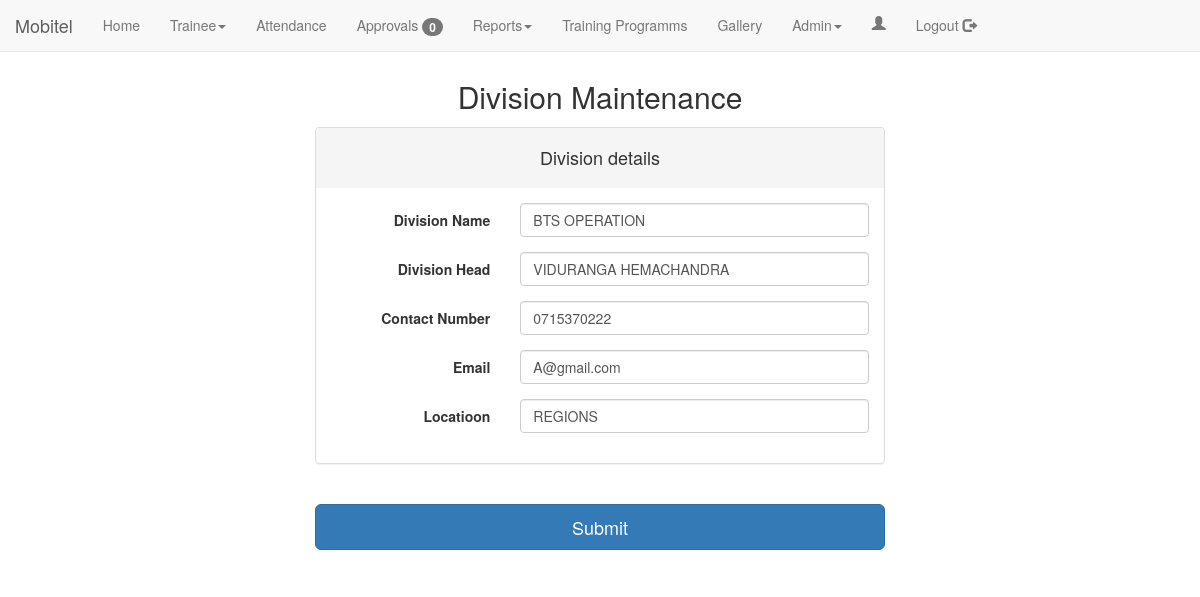
The page /divisionMaintenanceUpdate.php?id=1 (signed in) on the database its author committed.
### tables this page shows
CREATE TABLE IF NOT EXISTS `tbl_division` (
  `tblDivisionID` int(5) NOT NULL AUTO_INCREMENT,
  `Name` varchar(255) NOT NULL,
  `Division_Head` varchar(50) NOT NULL,
  `Contact_Number` varchar(10) NOT NULL,
  `Email` varchar(255) NOT NULL,
  `Location` varchar(50) NOT NULL,
  `flag` text NOT NULL,
  PRIMARY KEY (`tblDivisionID`)
);

### divisionMaintenanceUpdate.php (the view, shortened to what this page needs)
<?php include("db.php"); ?>
<?php
$DivName=$DivHead=$DivCon=$DivLoc=$DivMail="";
if (isset($_GET["id"])) {
    $sql = "SELECT * FROM tbl_division WHERE tblDivisionID='" . $_GET['id'] . "' ";
    $divi_data = $con->query($sql);
    if ($divi_data->num_rows == 1) {
        $row = mysqli_fetch_assoc($divi_data);
        $DivName = $row["Name"];
        $DivHead = $row["Division_Head"];
        $DivCon = $row["Contact_Number"];
        $DivMail = $row["Email"];
        $DivLoc = $row["Location"];
    }
}
?>
<html>
<head>
 <?php include("header.php") ?>
</head>
<body data-spy="scroll" data-target=".navbar" data-offset="50">
<br><br><br>
<div>
    <center>
        <h2>Division Maintenance</h2>
    </center>
</div>
<center>
    <form class="form-horizontal" method="post" action="">
        <div class="container col-md-6 col-md-offset-3 ">
            <div class="panel-group">
                <div class="panel panel-default">
                    <div class="panel-heading">
                        <h4>Division details</h4>
                    </div>
                    <div class="panel-body">
                        <div class="form-group">
                            <label for="inputText2" class="col-sm-4 control-label">Division Name</label>
                            <div class="col-sm-8">
                                <input type="text" class="form-control" name="v_Name"
                                       id="v_Name"
                                       placeholder="Enter Institute Short Name" onblur="this.value=this.value.toUpperCase()"  value="<?php echo $DivName; ?>">
                            </div>
                        </div>
                        <div class="form-group">
                            <label for="inputText2" class="col-sm-4 control-label">Division Head </label>
                            <div class="col-sm-8">
                                <input type="text" class="form-control" name="v_DiviHead"
                                       id="v_DiviHead"
                                       placeholder="Enter Institute Name" onblur="this.value=this.value.toUpperCase()"  value="<?php echo $DivHead; ?>">
                            </div>
                        </div>
                        <div class="form-group">
                            <label for="inputText2" class="col-sm-4 control-label">Contact Number</label>
                            <div class="col-sm-8">
                                <input type="text" class="form-control" name="v_Number" id="v_Number"
                                       placeholder="Enter Institute Location" onblur="this.value=this.value.toUpperCase()"  value="<?php echo $DivCon; ?>">
                            </div>
                        </div>
                        <div class="form-group">
                            <label for="inputText2" class="col-sm-4 control-label">Email</label>
                            <div class="col-sm-8">
                                <input type="text" class="form-control" name="v_Email" id="v_Email"
                                       placeholder="Enter Institute Location" value="<?php echo $DivMail; ?>">
                            </div>
                        </div>
                        <div class="form-group">
                            <label for="inputText2" class="col-sm-4 control-label">Locatioon</label>
                            <div class="col-sm-8">
                                <input type="text" class="form-control" name="v_Location" id="v_Location"
                                       placeholder="Enter Institute Location" onblur="this.value=this.value.toUpperCase()"  value="<?php echo $DivLoc; ?>">
                            </div>
                        </div>
                    </div>
                </div>
            </div>
            <br>
            <input type="submit" class="btn btn-primary btn-lg btn-block" name="btnSubmit">
            <br>
    </form>
</center>
<br>
</body>
</html>

### rows shown on the page
tbl_division: v_Name "BTS OPERATION", v_DiviHead "VIDURANGA HEMACHANDRA", v_Number "0715370222", v_Email "A@gmail.com", v_Location "REGIONS"

### other values the page prints
$count "0"
